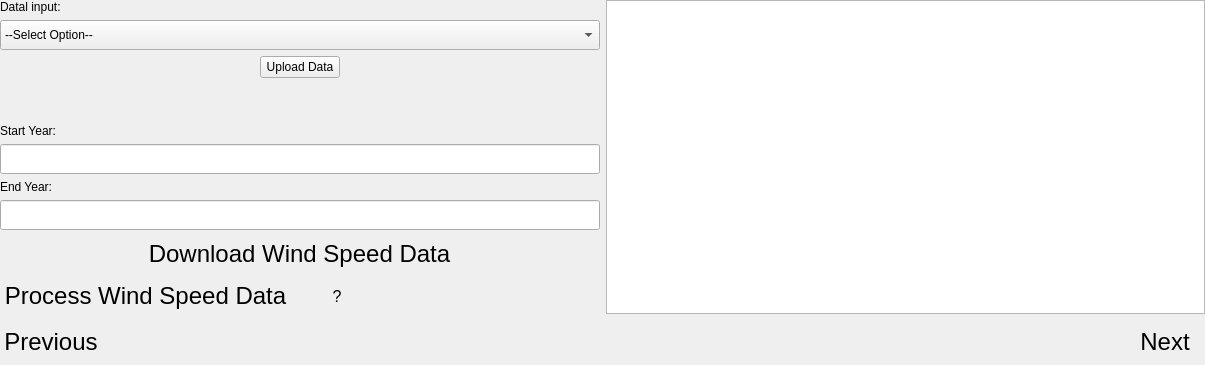
          <widget class="QWidget" name="wind_tab">
           <property name="styleSheet">
            <string notr="true"/>
           </property>
           <attribute name="title">
            <string>Wind</string>
           </attribute>
           <layout class="QGridLayout" name="gridLayout_14">
            <property name="leftMargin">
             <number>0</number>
            </property>
            <property name="topMargin">
             <number>0</number>
            </property>
            <property name="rightMargin">
             <number>0</number>
            </property>
            <property name="bottomMargin">
             <number>0</number>
            </property>
            <item row="0" column="0">
             <widget class="QFrame" name="frame_55">
              <property name="frameShape">
               <enum>QFrame::Shape::NoFrame</enum>
              </property>
              <property name="frameShadow">
               <enum>QFrame::Shadow::Raised</enum>
              </property>
              <layout class="QGridLayout" name="gridLayout_12">
               <property name="leftMargin">
                <number>0</number>
               </property>
               <property name="topMargin">
                <number>0</number>
               </property>
               <property name="rightMargin">
                <number>0</number>
               </property>
               <property name="bottomMargin">
                <number>0</number>
               </property>
               <item row="0" column="1" rowspan="4">
                <widget class="QTextBrowser" name="textBrowser_3">
                 <property name="styleSheet">
                  <string notr="true"/>
                 </property>
                </widget>
               </item>
               <item row="3" column="0">
                <widget class="QWidget" name="widget_12" native="true">
                 <layout class="QGridLayout" name="gridLayout_11">
                  <property name="leftMargin">
                   <number>0</number>
                  </property>
                  <property name="topMargin">
                   <number>0</number>
                  </property>
                  <property name="rightMargin">
                   <number>0</number>
                  </property>
                  <property name="bottomMargin">
                   <number>0</number>
                  </property>
                  <item row="0" column="0" alignment="Qt::AlignmentFlag::AlignHCenter">
                   <widget class="QPushButton" name="pushButton_4">
                    <property name="font">
                     <font>
                      <family>Arial</family>
                      <pointsize>18</pointsize>
                      <italic>false</italic>
                      <bold>false</bold>
                     </font>
                    </property>
                    <property name="styleSheet">
                     <string notr="true">font: 18pt &quot;Arial&quot;;</string>
                    </property>
                    <property name="text">
                     <string>Download Wind Speed Data</string>
                    </property>
                    <property name="flat">
                     <bool>true</bool>
                    </property>
                   </widget>
                  </item>
                  <item row="1" column="0">
                   <layout class="QHBoxLayout" name="horizontalLayout_2">
                    <item alignment="Qt::AlignmentFlag::AlignLeft">
                     <widget class="QPushButton" name="pushButton_7">
                      <property name="sizePolicy">
                       <sizepolicy hsizetype="Minimum" vsizetype="Preferred">
                        <horstretch>0</horstretch>
                        <verstretch>0</verstretch>
                       </sizepolicy>
                      </property>
                      <property name="font">
                       <font>
                        <family>Arial</family>
                        <pointsize>18</pointsize>
                        <italic>false</italic>
                        <bold>false</bold>
                       </font>
                      </property>
                      <property name="styleSheet">
                       <string notr="true">font: 18pt &quot;Arial&quot;;</string>
                      </property>
                      <property name="text">
                       <string>Process Wind Speed Data</string>
                      </property>
                      <property name="flat">
                       <bool>true</bool>
                      </property>
                     </widget>
                    </item>
                    <item>
                     <widget class="QPushButton" name="pushButton_help_wind">
                      <property name="sizePolicy">
                       <sizepolicy hsizetype="Minimum" vsizetype="Minimum">
                        <horstretch>0</horstretch>
                        <verstretch>0</verstretch>
                       </sizepolicy>
                      </property>
                      <property name="minimumSize">
                       <size>
                        <width>0</width>
                        <height>0</height>
                       </size>
                      </property>
                      <property name="font">
                       <font>
                        <pointsize>12</pointsize>
                       </font>
                      </property>
                      <property name="cursor">
                       <cursorShape>PointingHandCursor</cursorShape>
                      </property>
                      <property name="styleSheet">
                       <string notr="true"/>
                      </property>
                      <property name="text">
                       <string>?</string>
                      </property>
                      <property name="flat">
                       <bool>true</bool>
                      </property>
                     </widget>
                    </item>
                    <item>
                     <spacer name="horizontalSpacer_13">
                      <property name="orientation">
                       <enum>Qt::Orientation::Horizontal</enum>
                      </property>
                      <property name="sizeHint" stdset="0">
                       <size>
                        <width>40</width>
                        <height>20</height>
                       </size>
                      </property>
                     </spacer>
                    </item>
                   </layout>
                  </item>
                 </layout>
                </widget>
               </item>
               <item row="2" column="0">
                <widget class="QWidget" name="widget_9" native="true">
                 <layout class="QGridLayout" name="gridLayout_10">
                  <property name="leftMargin">
                   <number>0</number>
                  </property>
                  <property name="topMargin">
                   <number>0</number>
                  </property>
                  <property name="rightMargin">
                   <number>0</number>
                  </property>
                  <property name="bottomMargin">
                   <number>0</number>
                  </property>
                  <item row="0" column="0">
                   <widget class="QLabel" name="label_31">
                    <property name="text">
                     <string>Start Year:</string>
                    </property>
                   </widget>
                  </item>
                  <item row="1" column="0">
                   <widget class="QLineEdit" name="lineEdit_22">
                    <property name="minimumSize">
                     <size>
                      <width>0</width>
                      <height>30</height>
                     </size>
                    </property>
                   </widget>
                  </item>
                  <item row="2" column="0">
                   <widget class="QLabel" name="label_32">
                    <property name="text">
                     <string>End Year:</string>
                    </property>
                   </widget>
                  </item>
                  <item row="3" column="0">
                   <widget class="QLineEdit" name="lineEdit_23">
                    <property name="minimumSize">
                     <size>
                      <width>0</width>
                      <height>30</height>
                     </size>
                    </property>
                   </widget>
                  </item>
                 </layout>
                </widget>
               </item>
               <item row="0" column="0">
                <widget class="QWidget" name="widget_8" native="true">
                 <property name="sizePolicy">
                  <sizepolicy hsizetype="Expanding" vsizetype="Expanding">
                   <horstretch>0</horstretch>
                   <verstretch>0</verstretch>
                  </sizepolicy>
                 </property>
                 <layout class="QVBoxLayout" name="verticalLayout_2">
                  <property name="leftMargin">
                   <number>0</number>
                  </property>
                  <property name="topMargin">
                   <number>0</number>
                  </property>
                  <property name="rightMargin">
                   <number>0</number>
                  </property>
                  <property name="bottomMargin">
                   <number>0</number>
                  </property>
                  <item>
                   <widget class="QLabel" name="label_27">
                    <property name="sizePolicy">
                     <sizepolicy hsizetype="Preferred" vsizetype="Minimum">
                      <horstretch>0</horstretch>
                      <verstretch>0</verstretch>
                     </sizepolicy>
                    </property>
                    <property name="maximumSize">
                     <size>
                      <width>100</width>
                      <height>100</height>
                     </size>
                    </property>
                    <property name="text">
                     <string>Datal input:</string>
                    </property>
                   </widget>
                  </item>
                  <item>
                   <widget class="QComboBox" name="comboBox_3">
                    <property name="minimumSize">
                     <size>
                      <width>0</width>
                      <height>30</height>
                     </size>
                    </property>
                    <property name="styleSheet">
                     <string notr="true"/>
                    </property>
                    <property name="editable">
                     <bool>false</bool>
                    </property>
                    <property name="maxVisibleItems">
                     <number>10</number>
                    </property>
                    <item>
                     <property name="text">
                      <string>--Select Option--</string>
                     </property>
                    </item>
                    <item>
                     <property name="text">
                      <string>Download Wind Data from WIND Toolkit</string>
                     </property>
                    </item>
                    <item>
                     <property name="text">
                      <string>Use Own Data</string>
                     </property>
                    </item>
                   </widget>
                  </item>
                  <item alignment="Qt::AlignmentFlag::AlignHCenter">
                   <widget class="QPushButton" name="pushButton_wind_upload">
                    <property name="styleSheet">
                     <string notr="true">font: 18pt &quot;Arial&quot;;</string>
                    </property>
                    <property name="text">
                     <string>Upload Data</string>
                    </property>
                   </widget>
                  </item>
                 </layout>
                </widget>
               </item>
               <item row="1" column="0">
                <spacer name="verticalSpacer">
                 <property name="orientation">
                  <enum>Qt::Orientation::Vertical</enum>
                 </property>
                 <property name="sizeHint" stdset="0">
                  <size>
                   <width>20</width>
                   <height>40</height>
                  </size>
                 </property>
                </spacer>
               </item>
              </layout>
             </widget>
            </item>
            <item row="1" column="0">
             <widget class="QWidget" name="widget_11" native="true">
              <layout class="QHBoxLayout" name="horizontalLayout_7">
               <property name="spacing">
                <number>0</number>
               </property>
               <property name="leftMargin">
                <number>0</number>
               </property>
               <property name="topMargin">
                <number>0</number>
               </property>
               <property name="rightMargin">
                <number>0</number>
               </property>
               <property name="bottomMargin">
                <number>0</number>
               </property>
               <item>
                <widget class="QPushButton" name="pushButton_DI_previous_3">
                 <property name="font">
                  <font>
                   <family>Arial</family>
                   <pointsize>18</pointsize>
                   <italic>false</italic>
                   <bold>false</bold>
                  </font>
                 </property>
                 <property name="styleSheet">
                  <string notr="true">font: 18pt &quot;Arial&quot;;</string>
                 </property>
                 <property name="text">
                  <string>Previous</string>
                 </property>
                 <property name="flat">
                  <bool>true</bool>
                 </property>
                </widget>
               </item>
               <item>
                <spacer name="horizontalSpacer_11">
                 <property name="orientation">
                  <enum>Qt::Orientation::Horizontal</enum>
                 </property>
                 <property name="sizeHint" stdset="0">
                  <size>
                   <width>1023</width>
                   <height>45</height>
                  </size>
                 </property>
                </spacer>
               </item>
               <item>
                <widget class="QPushButton" name="pushButton_DI_next_3">
                 <property name="font">
                  <font>
                   <family>Arial</family>
                   <pointsize>18</pointsize>
                   <italic>false</italic>
                   <bold>false</bold>
                  </font>
                 </property>
                 <property name="styleSheet">
                  <string notr="true">font: 18pt &quot;Arial&quot;;</string>
                 </property>
                 <property name="text">
                  <string>Next</string>
                 </property>
                 <property name="flat">
                  <bool>true</bool>
                 </property>
                </widget>
               </item>
              </layout>
             </widget>
            </item>
           </layout>
          </widget>
